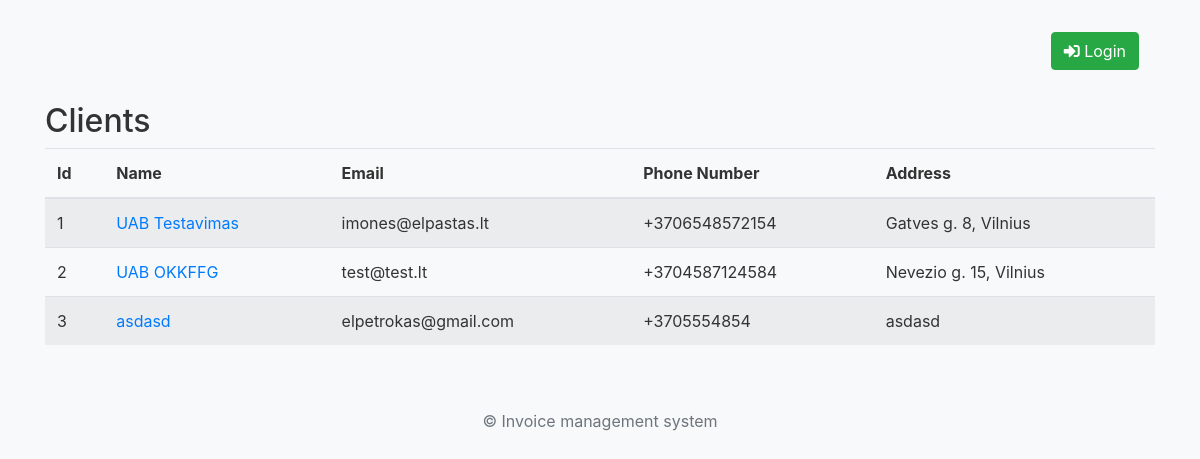
/clients/, run on the app's committed database.
### invoice_management/models.py (models this page shows, shortened)
class Client(models.Model):
    id = models.AutoField(primary_key=True)
    name = models.CharField('Name', max_length=250)
    address = models.CharField('Address', max_length=100)
    phone_number = models.CharField('Phone Number', max_length=20)
    email = models.EmailField('Email', max_length=100)
    contact_person = models.CharField('Contact Person', max_length=100)
    account_number = models.CharField('Account Number', max_length=25)
    entry_date = models.DateTimeField(auto_now_add=True)

### invoice_management/views.py (the view)
# urls.py: path('clients/', views.client_list, name='client_list'),
def client_list(request):
    clients = Client.objects.all()  # Get all clients
    return render(request, 'clients_list.html', {'clients': clients})

### invoice_management/templates/clients_list.html (shortened to what this page needs)
{% extends 'base.html' %}
{% block content %}
<h2>Clients</h2>
<table class="table table-striped">
    <thead>
        <tr>
            <th>Id</th>
            <th>Name</th>
            <th>Email</th>
            <th>Phone Number</th>
            <th>Address</th>
        </tr>
    </thead>
    <tbody>
        {% for client in clients %}
            <tr>
                <td>{{ client.id }}</td>
                <td>
                    <a href="{% url 'client_detail' client.id %}">
                    {{ client.name }}
                    </a>
                </td>
                <td>{{ client.email }}</td>
                <td>{{ client.phone_number }}</td>
                <td>{{ client.address }}</td>
            </tr>
        {% endfor %}
    </tbody>
</table>
{% endblock %}

### invoice_management/static/css/styles.css (style rules this page uses)
body { background-color: #f8f9fa; color: #333; }

### data on the page
Client: id "1", name "UAB Testavimas", email "imones@elpastas.lt", phone_number "+3706548572154", address "Gatves g. 8, Vilnius"
Client: id "2", name "UAB OKKFFG", email "test@test.lt", phone_number "+3704587124584", address "Nevezio g. 15, Vilnius"
Client: id "3", name "asdasd", email "elpetrokas@gmail.com", phone_number "+3705554854", address "asdasd"
